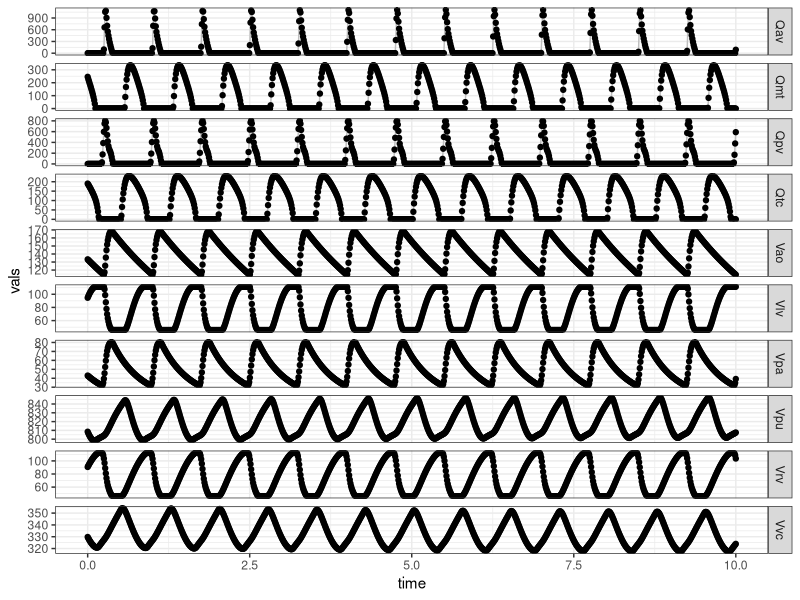
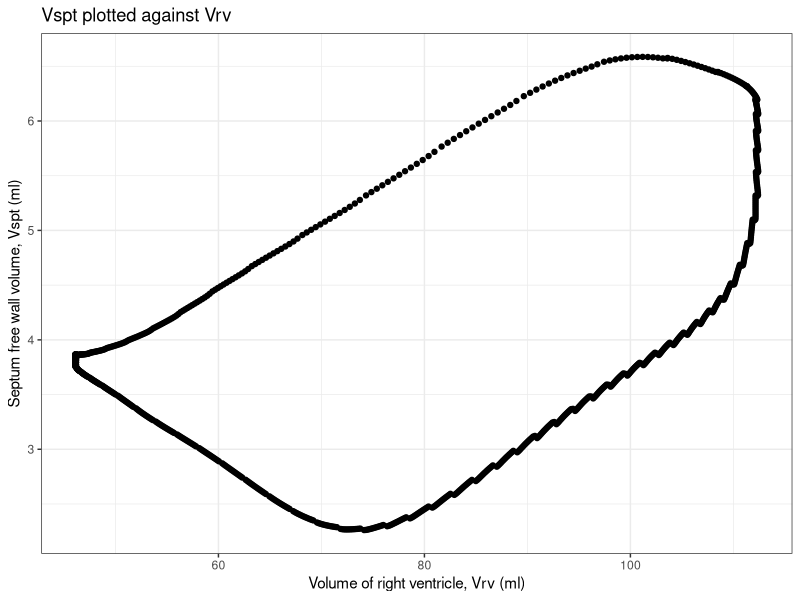

Reproduce these figures in R, in order.
# CVS system of ordinary differential equations (ODEs)
# load all the necessary packages
library(deSolve)
library(ggplot2)
library(tidyverse)
library(patchwork)

theme_set(theme_bw())

# Smith cardiovascular model:
CVS <- function(time, u, params) {
  
  # unpack the state variables
  Qmt <- u[1]; Qav <- u[2]; Qtc <- u[3]; Qpv <- u[4]
  Vlv <- u[5]; Vao <- u[6]; Vvc <- u[7]; Vrv <- u[8]
  Vpa <- u[9]; Vpu <- u[10]
  
  # Unpack the parameters
  with(as.list(params), {
    
    # Activation function
    e <- exp(-80 * (time %% 0.75 - 0.375)^2)
    
    # Pericardial pressure calculation
    Vpcd <- Vlv + Vrv
    Ppcd <- P0pcd * (exp(lambdapcd * (Vpcd - V0pcd)) - 1)
    Pperi <- Ppcd + Pth
    
    # Solve for septum volume using Newton-Raphson method
    Vspt <- 0
    dy <- 0.01
    while (abs(dy) > 1e-5 * abs(Vspt)) {
      f <- e * Espt * (Vspt - Vdspt) + (1 - e) * P0spt * (exp(lambdaspt * (Vspt - V0spt)) - 1) -
        e * Elvf * (Vlv - Vspt - Vdlvf) - (1 - e) * P0lvf * (exp(lambdalvf * (Vlv - Vspt - V0lvf)) - 1) +
        e * Ervf * (Vrv + Vspt - Vdrvf) + (1 - e) * P0rvf * (exp(lambdarvf * (Vrv + Vspt - V0rvf)) - 1)
      
      df <- e * Espt + lambdaspt * (1 - e) * P0spt * exp(lambdaspt * (Vspt - V0spt)) +
        e * Elvf + lambdalvf * (1 - e) * P0lvf * exp(lambdalvf * (Vlv - Vspt - V0lvf)) +
        e * Ervf + lambdarvf * (1 - e) * P0rvf * exp(lambdarvf * (Vrv + Vspt - V0rvf))
      
      dy <- f / df
      Vspt <- Vspt - dy
    }
    
    # Calculating filling volumes
    Vlvf <- Vlv - Vspt
    Vrvf <- Vrv + Vspt
    
    # Calculating pressures
    Plvf <- e * Elvf * (Vlvf - Vdlvf) + (1 - e) * P0lvf * (exp(lambdalvf * (Vlvf - V0lvf)) - 1)
    Prvf <- e * Ervf * (Vrvf - Vdrvf) + (1 - e) * P0rvf * (exp(lambdarvf * (Vrvf - V0rvf)) - 1)
    
    Plv <- Plvf + Pperi
    Prv <- Prvf + Pperi
    
    Pao <- Eao * (Vao - Vdao)
    Pvc <- Evc * (Vvc - Vdvc)
    Ppa <- Epa * (Vpa - Vdpa) + Pth
    Ppu <- Epu * (Vpu - Vdpu) + Pth
    
    Qsys <- (Pao - Pvc) / Rsys
    Qpul <- (Ppa - Ppu) / Rpul
    
    # Differential equations with conditions
    du <- numeric(10)
    du[1] <- ifelse(Ppu - Plv > 0 || Qmt > 0, (Ppu - Plv - (Qmt * Rmt)) / Lmt, 0)
    du[2] <- ifelse(Plv - Pao > 0 || Qav > 0, (Plv - Pao - (Qav * Rav)) / Lav, 0)
    du[3] <- ifelse(Pvc - Prv > 0 || Qtc > 0, (Pvc - Prv - (Qtc * Rtc)) / Ltc, 0)
    du[4] <- ifelse(Prv - Ppa > 0 || Qpv > 0, (Prv - Ppa - (Qpv * Rpv)) / Lpv, 0)
    
    # Flow adjustments
    Qmt <- max(Qmt, 0)
    Qav <- max(Qav, 0)
    Qtc <- max(Qtc, 0)
    Qpv <- max(Qpv, 0)
    
    # Volume differential equations
    du[5] <- Qmt - Qav
    du[6] <- Qav - Qsys
    du[7] <- Qsys - Qtc
    du[8] <- Qtc - Qpv
    du[9] <- Qpv - Qpul
    du[10] <- Qpul - Qmt
    
    return(list(du))
  })
}


# Define time range
tspan <- c(0.0, 10)
tsteps <- seq(tspan[1], tspan[2], length.out = 1000)

# Initial conditions
u0 <- c(Qmt = 245.5813, Qav = 0, Qtc = 190.0661, Qpv = 0, Vlv = 94.6812, Vao = 133.3381, 
        Vvc = 329.7803, Vrv = 90.7302, Vpa = 43.0123, Vpu = 808.4579)

# Parameters
p_ <- list(Elvf = 2.8798, Eao = 0.6913, Evc = 0.0059, Ervf = 0.585, Epa = 0.369, 
           Epu = 0.0073, Rmt = 0.0158, Rav = 0.018, Rsys = 1.0889, Rtc = 0.0237, 
           Rpv = 0.0055, Rpul = 0.1552, Lmt = 7.6968e-5, Lav = 1.2189e-4, Ltc = 8.0093e-5, 
           Lpv = 1.4868e-4, Vdlvf = 0, Vdao = 0, Vdvc = 0, Vdrvf = 0, Vdpa = 0, Vdpu = 0, 
           P0lvf = 0.1203, P0rvf = 0.2157, lambdalvf = 0.033, lambdarvf = 0.023, 
           Espt = 48.754, V0lvf = 0, V0rvf = 0, P0spt = 1.1101, P0pcd = 0.5003, 
           V0spt = 2, V0pcd = 200, lambdaspt = 0.435, lambdapcd = 0.03, Vdspt = 2, 
           Pth = -4)


# Solve the system
sol <- ode(y = u0, times = tsteps, func = CVS, parms = p_, method = "ode45")
original_data <- as.data.frame(sol)

# Adding noise to data
noise_magnitude <- 0.0
sd_vals <- apply(original_data, 2, sd)
noisy_data <- as.data.frame(sweep(original_data, 2, noise_magnitude * sd_vals, "+") + 
                              noise_magnitude * matrix(rnorm(nrow(original_data) * ncol(original_data)), 
                                                       nrow = nrow(original_data), ncol = ncol(original_data)))


noisy_data_tb <- as_tibble(noisy_data) %>%
  pivot_longer(cols = Qmt:Vpu, 
               names_to = "variable", 
               values_to = "vals")

p_noisy_data_tb <- ggplot(noisy_data_tb) +
  geom_line(aes(x = time, y = vals), color = "grey") +
  geom_point(aes(x = time, y = vals)) +
  facet_grid(vars(variable), scales = "free")

p_noisy_data_tb


# Vspt and calculation
Qmt <- noisy_data$Qmt
Qav <- noisy_data$Qav
Qtc <- noisy_data$Qtc
Qpv <- noisy_data$Qpv
Vlv <- noisy_data$Vlv
Vao <- noisy_data$Vao
Vvc <- noisy_data$Vvc
Vrv <- noisy_data$Vrv
Vpa <- noisy_data$Vpa
Vpu <- noisy_data$Vpu

e <- exp(-80 * (tsteps %% 0.75 - 0.375)^2)
Vpcd <- Vlv + Vrv
Ppcd <- p_$P0pcd * (exp(p_$lambdapcd * (Vpcd - p_$V0pcd)) - 1)
Pperi <- Ppcd + p_$Pth

Vspt <- rep(0, length(tsteps))
dx <- rep(0.01, length(tsteps))

for (i in seq_along(tsteps)) {
  while (abs(dx[i]) > 1e-5 * abs(Vspt[i])) {
    f <- e[i] * p_$Espt * (Vspt[i] - p_$Vdspt) + (1 - e[i]) * p_$P0spt * (exp(p_$lambdaspt * (Vspt[i] - p_$V0spt)) - 1) -
      e[i] * p_$Elvf * (Vlv[i] - Vspt[i] - p_$Vdlvf) - (1 - e[i]) * p_$P0lvf * (exp(p_$lambdalvf * (Vlv[i] - Vspt[i] - p_$V0lvf)) - 1) +
      e[i] * p_$Ervf * (Vrv[i] + Vspt[i] - p_$Vdrvf) + (1 - e[i]) * p_$P0rvf * (exp(p_$lambdarvf * (Vrv[i] + Vspt[i] - p_$V0rvf)) - 1)
    
    df <- e[i] * p_$Espt + p_$lambdaspt * (1 - e[i]) * p_$P0spt * exp(p_$lambdaspt * (Vspt[i] - p_$V0spt)) +
      e[i] * p_$Elvf + p_$lambdalvf * (1 - e[i]) * p_$P0lvf * exp(p_$lambdalvf * (Vlv[i] - Vspt[i] - p_$V0lvf)) +
      e[i] * p_$Ervf + p_$lambdarvf * (1 - e[i]) * p_$P0rvf * exp(p_$lambdarvf * (Vrv[i] + Vspt[i] - p_$V0rvf))
    
    dx[i] <- f / df
    Vspt[i] <- Vspt[i] - dx[i]
  }
}

df_Vspt <- tibble(time = tsteps, 
                  Vlv = Vlv, 
                  Vrv = Vrv, 
                  Vao = Vao, 
                  Vspt = Vspt)

p1 <- ggplot(df_Vspt) +
  geom_line(aes(x = time, y = Vspt), color = "black", lwd = 0.8) + 
  labs(title = "Temporal evolution of Vspt",
       x = "Time (s)",
       y = "Septum free wall volume, Vspt (ml)")

p2a <- ggplot(df_Vspt) +
  geom_point(aes(x = Vlv, y = Vspt)) +
  labs(title = "Vspt plotted against Vlv",
       x = "Volume of left ventricle, Vlv (ml)",
       y = "Septum free wall volume, Vspt (ml)")

p2b <- ggplot(df_Vspt) +
  geom_line(aes(x = time, y = Vlv), color = "black", lwd = 0.8) +
  labs(title = "Temporal evolution of Vlv",
       x = "Time (s)",
       y = "Volume of left ventricle, Vlv (ml)")

p3a <- ggplot(df_Vspt) +
  geom_point(aes(x = Vrv, y = Vspt)) + 
  labs(title = "Vspt plotted against Vrv",
       x = "Volume of right ventricle, Vrv (ml)",
       y = "Septum free wall volume, Vspt (ml)")

p3b <- ggplot(df_Vspt) +
  geom_line(aes(x = time, y = Vrv), color = "black", lwd = 0.8) + 
  labs(title = "Temporal evolution of Vrv",
       x = "Time (s)",
       y = "Volume of right ventricle, Vrv (ml)")

p4 <- ggplot(df_Vspt) +
  geom_point(aes(x = Vao, y = Vspt))


p3a
